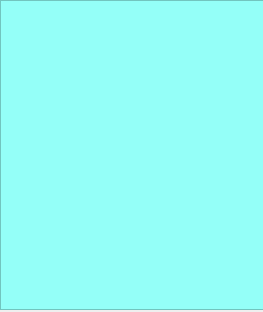
<?xml version="1.0" encoding="UTF-8"?>
<ui version="4.0">
 <class>RollerWidget</class>
 <widget class="QWidget" name="RollerWidget">
  <property name="geometry">
   <rect>
    <x>0</x>
    <y>0</y>
    <width>263</width>
    <height>312</height>
   </rect>
  </property>
  <property name="windowTitle">
   <string>RollerWidget</string>
  </property>
  <widget class="QFrame" name="frame">
   <property name="geometry">
    <rect>
     <x>0</x>
     <y>0</y>
     <width>271</width>
     <height>310</height>
    </rect>
   </property>
   <property name="maximumSize">
    <size>
     <width>271</width>
     <height>311</height>
    </size>
   </property>
   <property name="styleSheet">
    <string notr="true">background-color: rgb(148, 255, 248);</string>
   </property>
   <property name="frameShape">
    <enum>QFrame::StyledPanel</enum>
   </property>
   <property name="frameShadow">
    <enum>QFrame::Raised</enum>
   </property>
  </widget>
 </widget>
 <layoutdefault spacing="6" margin="11"/>
 <resources/>
 <connections/>
</ui>
